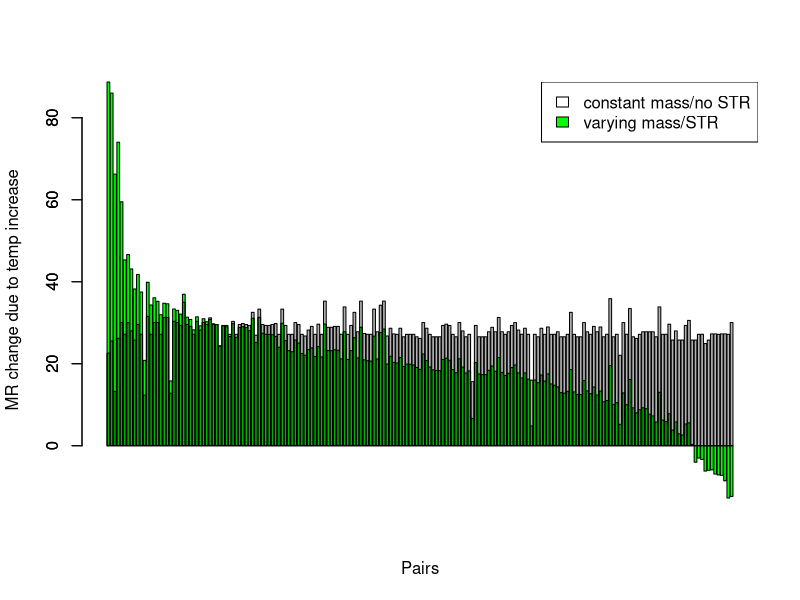
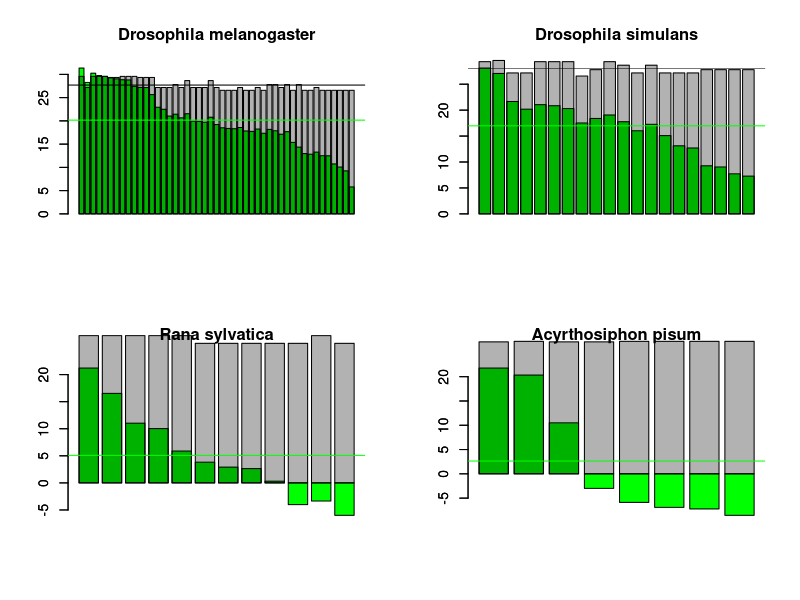
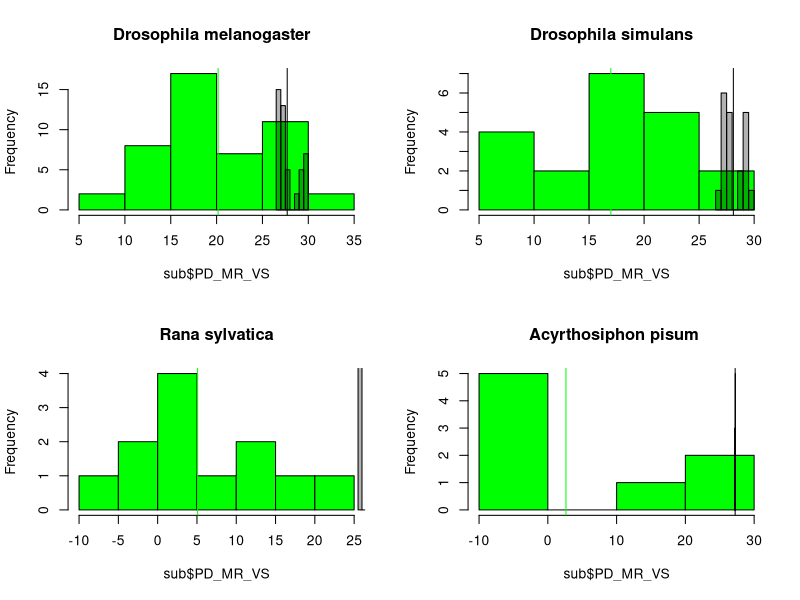
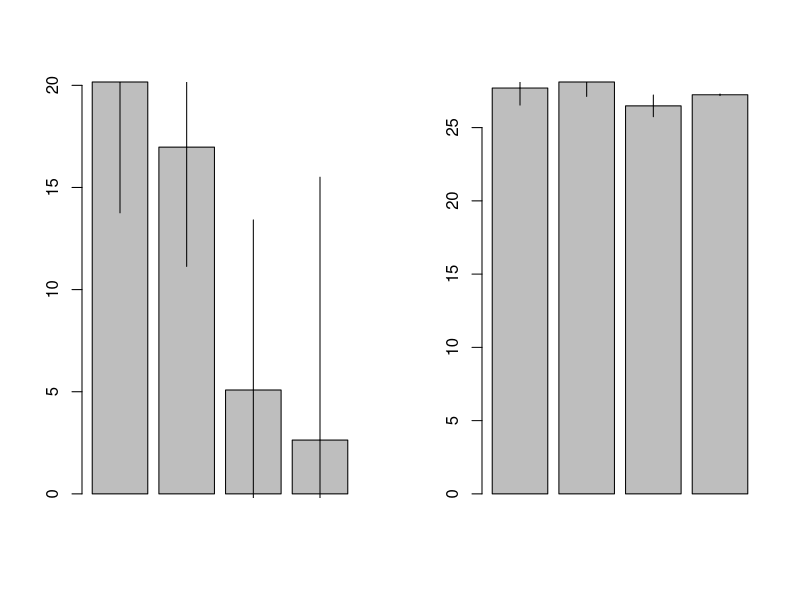
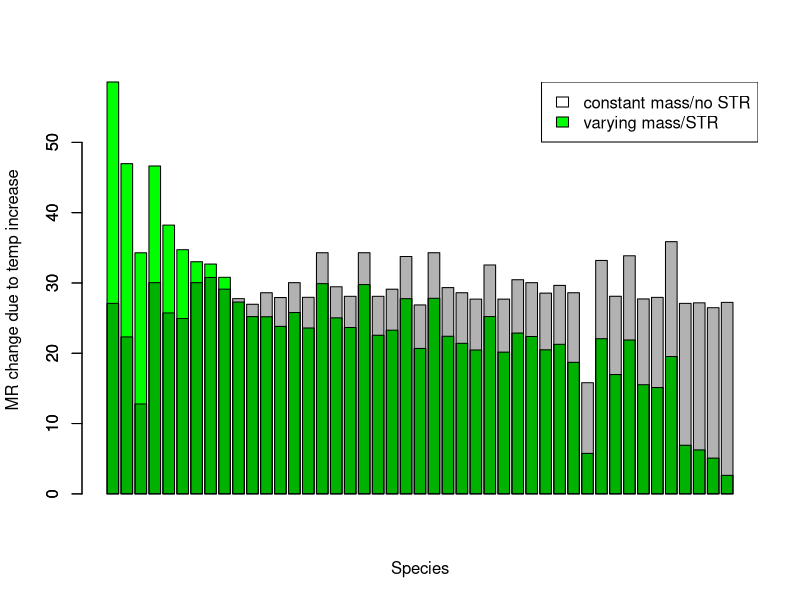

Generate these figures, in order, with R: (Note: this script raises an error after producing the figures.)
# Read in clean data
pairs_data = read.csv("clean_data_MTEecto.csv", stringsAsFactors = FALSE)

#---------------------------PAIRS-------------------

# Metabolic rate
pairs_data$PD_MR_CS = ((pairs_data$constantmass_metrate / pairs_data$initial_metrate) - 1) * 100
pairs_data$PD_MR_VS = ((pairs_data$final_metrate / pairs_data$initial_metrate) - 1) * 100
pairs_data$MR_diff = pairs_data$PD_MR_CS - pairs_data$PD_MR_VS
pairs_data$PD_mass = ((pairs_data$final_mass / pairs_data$initial_mass) - 1) * 100
pairs_data = pairs_data[order(pairs_data$MR_diff),]
barplot(pairs_data$PD_MR_VS, col = "green", xlab = "Pairs", ylab = "MR change due to temp increase")
barplot(pairs_data$PD_MR_CS, col = rgb(0, 0, 0, alpha = 0.3), add = TRUE)
legend("topright", c("constant mass/no STR", "varying mass/STR"), fill = c("white", "green"))

#TODO: MR PDs for all pairs grouped by species
#pairs_bp = pairs_data[pairs_data, order(MR_diff, species),]


#---------------METABOLIC RATE ANALYSIS & VISUALIZATION----------

### Metabolic rate percent differences

library(dplyr)
species_data = pairs_data %>% 
  group_by(species) %>% 
  summarise_each(funs(mean, sd), PD_MR_CS, PD_MR_VS)

occurrences = pairs_data %>% 
  group_by(species) %>% 
  summarise(count = n())
species_data$occurrences = occurrences$count

# Looking at variation in percent differences for each species w/ sufficient pairs
species_data = species_data[order(species_data$occurrences, decreasing = TRUE),]
sub_species_data = species_data[1:4,]

par(mfrow = c(2, 2))
sp1 = pairs_data[pairs_data$species == "Drosophila melanogaster  ",]
sp1$PD_mass = ((sp1$final_mass / sp1$initial_mass) - 1) * 100
sp1 = sp1[order(sp1$PD_mass, decreasing = TRUE),]
sp1$MR_diff = sp1$PD_MR_VS - sp1$PD_MR_CS
barplot(sp1$PD_MR_VS, col = "green", main = "Drosophila melanogaster")
barplot(sp1$PD_MR_CS, col = rgb(0, 0, 0, alpha = 0.3), add = TRUE)
abline(h = mean(sp1$PD_MR_VS), col = "green")
abline(h = mean(sp1$PD_MR_CS))

sp2 = pairs_data[pairs_data$species == "Drosophila simulans  ",]
sp2$PD_mass = ((sp2$final_mass / sp2$initial_mass) - 1) * 100
sp2 = sp2[order(sp2$PD_mass, decreasing = TRUE),]
sp2$MR_diff = sp2$PD_MR_VS - sp2$PD_MR_CS
barplot(sp2$PD_MR_VS, col = "green", main = "Drosophila simulans")
barplot(sp2$PD_MR_CS, col = rgb(0, 0, 0, alpha = 0.3), add = TRUE)
abline(h = mean(sp2$PD_MR_VS), col = "green")
abline(h = mean(sp2$PD_MR_CS))

sp3 = pairs_data[pairs_data$species == "Rana sylvatica",]
sp3$PD_mass = ((sp3$final_mass / sp3$initial_mass) - 1) * 100
sp3 = sp3[order(sp3$PD_mass, decreasing = TRUE),]
sp3$MR_diff = sp3$PD_MR_VS - sp3$PD_MR_CS
barplot(sp3$PD_MR_VS, col = "green", main = "Rana sylvatica")
barplot(sp3$PD_MR_CS, col = rgb(0, 0, 0, alpha = 0.3), add = TRUE)
abline(h = mean(sp3$PD_MR_VS), col = "green")
abline(h = mean(sp3$PD_MR_CS))

sp4 = pairs_data[pairs_data$species == "Acyrthosiphon pisum ",]
sp4$PD_mass = ((sp4$final_mass / sp4$initial_mass) - 1) * 100
sp4 = sp4[order(sp4$PD_mass, decreasing = TRUE),]
sp4$MR_diff = sp4$PD_MR_VS - sp4$PD_MR_CS
barplot(sp4$PD_MR_VS, col = "green", main = "Acyrthosiphon pisum")
barplot(sp4$PD_MR_CS, col = rgb(0, 0, 0, alpha = 0.3), add = TRUE)
abline(h = mean(sp4$PD_MR_VS), col = "green")
abline(h = mean(sp4$PD_MR_CS))

par(mfrow = c(2, 2))
for (species_name in unique(sub_species_data$species)){
  sub = filter(pairs_data, species == species_name)
  hist(sub$PD_MR_VS, main = c(species_name), col = "green")
  abline(v = mean(sub$PD_MR_VS), col = "green")
  hist(sub$PD_MR_CS, col = rgb(0, 0, 0, alpha = 0.3), add = TRUE)
  abline(v = mean(sub$PD_MR_CS))
}

par(mfrow = c(1, 2))
bp_VS = barplot(sub_species_data$PD_MR_VS_mean)
arrows(bp_VS, sub_species_data$PD_MR_VS_mean + sub_species_data$PD_MR_VS_sd, bp_VS, sub_species_data$PD_MR_VS_mean, angle = 90, code = 0)
arrows(bp_VS, sub_species_data$PD_MR_VS_mean - sub_species_data$PD_MR_VS_sd, bp_VS, sub_species_data$PD_MR_VS_mean, angle = 90, code = 0)
bp_CS = barplot(sub_species_data$PD_MR_CS_mean)
arrows(bp_CS, sub_species_data$PD_MR_CS_mean + sub_species_data$PD_MR_CS_sd, bp_CS, sub_species_data$PD_MR_CS_mean, angle = 90, code = 0)
arrows(bp_CS, sub_species_data$PD_MR_CS_mean - sub_species_data$PD_MR_CS_sd, bp_CS, sub_species_data$PD_MR_CS_mean, angle = 90, code = 0)

# Barplot
par(mfrow = c(1, 1))
species_data$PD_MR_diff = species_data$PD_MR_CS_mean - species_data$PD_MR_VS_mean
species_data = species_data[order(species_data$PD_MR_diff),]
barplot(species_data$PD_MR_VS_mean, col = "green", xlab = "Species", ylab = "MR change due to temp increase")
barplot(species_data$PD_MR_CS_mean, col = rgb(0, 0, 0, alpha = 0.3), add = TRUE)
legend("topright", c("constant mass/no STR", "varying mass/STR"), fill = c("white", "green"))

# T-test or something? 
#TODO: paired t-test comparing constant mass and varying mass MR PDs


#------------------MASS ANALYSIS & VISUALIZATION---------------

#TODO: change PD_mass variable name

### Mass percent difference
pairs_data$PD_mass = ((pairs_data$constantmetrate_mass / pairs_data$initial_mass) - 1) * 100

### Mass differences for 1:1 plot
pairs_data$needed_mass_diff = pairs_data$initial_mass - pairs_data$constantmetrate_mass
pairs_data$actual_mass_diff = pairs_data$initial_mass - pairs_data$final_mass

### Mass ratio for 1:1 plot
pairs_data$needed_mass_ratio = pairs_data$constantmetrate_mass / pairs_data$initial_mass
pairs_data$actual_mass_ratio = pairs_data$final_mass / pairs_data$initial_mass

mass_comparison = replicates_data %>%
  group_by(species) %>%
  summarise_each(funs(mean), PD_mass)
species_data$PD_mass = mass_comparison$PD_mass

diffs = replicates_data %>%
  group_by(species) %>%
  summarise_each(funs(mean), needed_mass_diff, actual_mass_diff)
species_data$needed_mass_diff = diffs$needed_mass_diff
species_data$actual_mass_diff = diffs$actual_mass_diff

ratios = replicates_data %>%
  group_by(species) %>%
  summarise_each(funs(mean), needed_mass_ratio, actual_mass_ratio)
species_data$needed_mass_ratio = ratios$needed_mass_ratio
species_data$actual_mass_ratio = ratios$actual_mass_ratio

# Plot
plot(density(species_data$PD_mass), main = "Needed decrease in mass", xlim = c(-40, 10))
species_data$PD_mass_null = rnorm(45, mean = 0, sd = sd(species_data$PD_mass))
lines(density(species_data$PD_mass_null), col = "red")
legend("topright", c("red = null", "black = actual"))

plot(species_data$needed_mass_diff, species_data$actual_mass_diff, xlim = c(-86000000, 209581910), ylim = c(-86000000, 209581910))
lines(x = c(-86000000, 209581910), y = c(-86000000, 209581910))
abline(h = 0, v = 0, col = "red")

species_data$needed_mass_diff_log = log(species_data$needed_mass_diff)
species_data$actual_mass_diff_log = log(species_data$actual_mass_diff)
plot(species_data$needed_mass_diff_log, species_data$actual_mass_diff_log, xlim = c(5, 20), ylim = c(5, 20))
lines(x = c(5, 20), y = c(5, 20))
abline(h = 0, v = 0, col = "red")

plot(species_data$needed_mass_ratio, species_data$actual_mass_ratio, xlim = c(0.6, 1.1), ylim = c(0.7, 1.35))
lines(x = c(0.6, 1.35), y = c(0.6, 1.35))
abline(h = 1, v = 1, col = "red", lty = 2)
